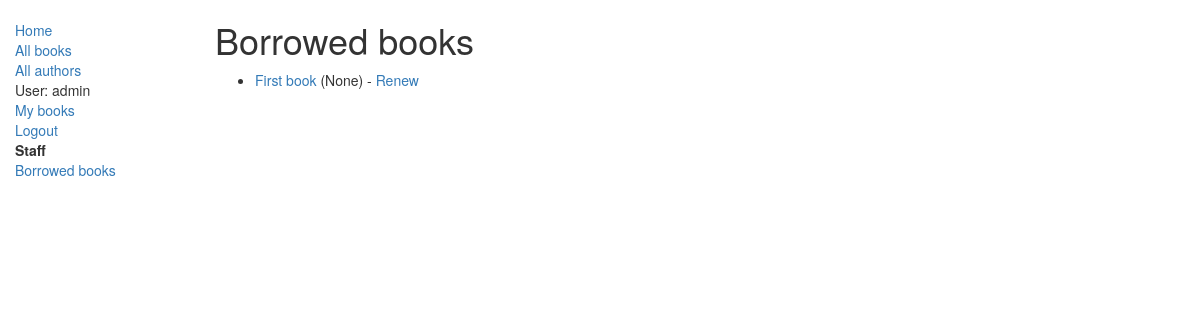
The page /catalog/allbooks/ (signed in) on the database as committed earlier.
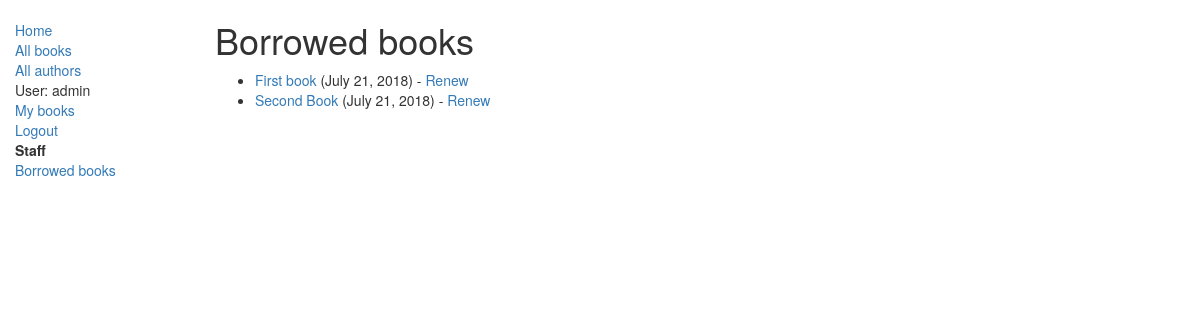
The same page on the database as committed later.
### catalog/models.py (models this page shows, shortened)
class BookInstance(models.Model):
    id = models.UUIDField(primary_key=True, default=uuid.uuid4, help_text="Unique ID for this particular book across whole library")
    book = models.ForeignKey('Book', on_delete=models.SET_NULL, null=True)
    imprint = models.CharField(max_length=200)
    due_back = models.DateField(null=True, blank=True)
    borrower = models.ForeignKey(User, on_delete=models.SET_NULL, null=True, blank=True)
    LOAN_STATUS = (
        ('m', 'Maintenance'),
        ('o', 'On loan'),
        ('a', 'Available'),
        ('r', 'Reserved'),
    )
    status = models.CharField(max_length=1, choices=LOAN_STATUS, blank=True, default='m', help_text='Book availability')
    @property
    def is_overdue(self):
        if self.due_back and date.today() > self.due_back:
            return True
        return False
    class Meta:
        ordering = ["due_back"]
        permissions = (("can_mark_returned", "Set book as returned"),)

class Book(models.Model):
    title = models.CharField(max_length=200)
    author = models.ForeignKey('Author', on_delete=models.SET_NULL, null=True)
    summary = models.TextField(max_length=1000, help_text='Enter a brief description of the book')
    isbn = models.CharField('ISBN',max_length=13, help_text='13 Character <a href="https://www.isbn-international.org/content/what-isbn">ISBN number</a>')
    genre = models.ManyToManyField(Genre, help_text='Select a genre for this book')
    def display_genre(self):
        """
        Creates a string for the Genre. This is required to display genre in Admin.
        """
        return ', '.join([ genre.name for genre in self.genre.all()[:3] ])
    display_genre.short_description = 'Genre'

### catalog/views.py (the view)
# urls.py: path('allbooks/', views.LoanedBooksAllListView.as_view(), name='borrowed'),
class LoanedBooksAllListView(PermissionRequiredMixin,generic.ListView):
    permission_required = 'catalog.can_mark_returned'
    model = BookInstance
    template_name ='catalog/bookinstance_list_borrowed.html'
    paginate_by = 10
    def get_queryset(self):
        return BookInstance.objects.filter(status__exact='o').order_by('due_back')

### catalog/templates/catalog/bookinstance_list_borrowed.html
{% extends "base_generic.html" %}
{% block content %}
    <h1>Borrowed books</h1>
    {% if bookinstance_list %}
    <ul>
      {% for bookinst in bookinstance_list %}
      <li class="{% if bookinst.is_overdue %}text-danger{% endif %}">
        <a href="{% url 'book-detail' bookinst.book.pk %}">{{bookinst.book.title}}</a> ({{ bookinst.due_back }})
        {% if perms.catalog.can_mark_returned %}- <a href="{% url 'renew-book-librarian' bookinst.id %}">Renew</a>  {% endif %}
      </li>
      {% endfor %}
    </ul>
    {% else %}
      <p>There are no books borrowed.</p>
    {% endif %}
{% endblock %}

Rows that differ between the two databases and show on the page:
changed BookInstance "First book": due_back "None" → "July 21, 2018"
added BookInstance: book "Second Book", due_back "July 21, 2018"
